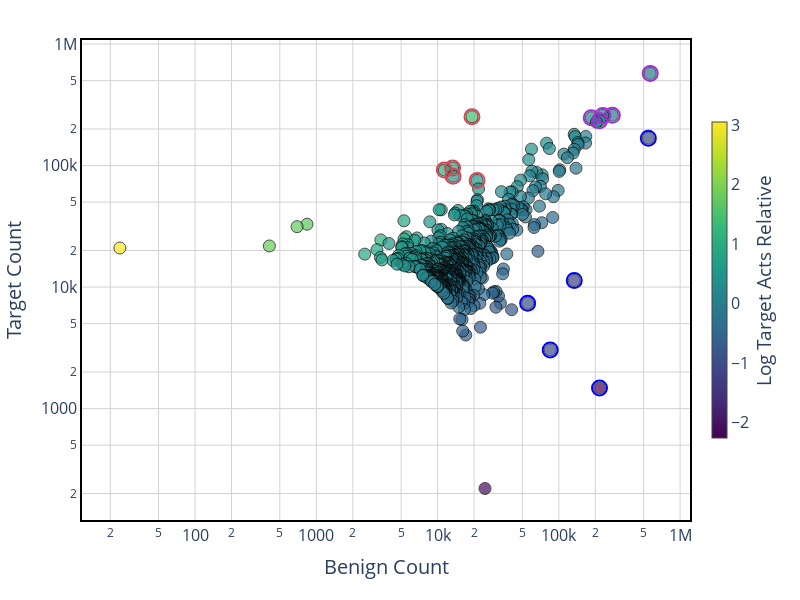

The code cell stored with this chart in its notebook:
### Markdown cell above
## 6. Analysis and Visualization
We visualize the features to see which ones were identified as salient. We also inspect the top features using Neuronpedia to understand what concepts they represent.

### Code cell
# Visualize features for one of the layers
layer_to_plot = CONFIG["layer_to_plot"]

cached_features = load_cached_features(layer_to_plot, data_config, model_name=MODEL_CARD)
layer_features = LayerFeatures(cached_features)

print(f"Loaded {len(layer_features.features)} features for layer {layer_to_plot}")

plot_features_scatter(
    layer_features=layer_features,
    k_features=5,
    top_percentile=0.05
)

### Figure 1 — Plotly figure (JSON) as saved in the notebook; plotly's stock layout.template omitted (floating-point values rounded to 4 significant figures; data arrays with more than 128 entries replaced by an {"elided": "..."} marker saying what was removed)
{"data": [{"hovertemplate": "%{hovertext}<extra></extra>", "hovertext": {"elided": "798 str values"}, "marker": {"color": {"elided": "798 float values"}, "colorbar": {"len": 0.7, "thickness": 15, "title": {"side": "right", "text": "Log Target Acts Relative"}, "x": 1.02, "xanchor": "left", "y": 0.5, "yanchor": "middle"}, "colorscale": [[0, "#440154"], [0.1111, "#482878"], [0.2222, "#3e4989"], [0.3333, "#31688e"], [0.4444, "#26828e"], [0.5556, "#1f9e89"], [0.6667, "#35b779"], [0.7778, "#6ece58"], [0.8889, "#b5de2b"], [1, "#fde725"]], "line": {"color": "black", "width": 1}, "opacity": 0.7, "size": 12}, "mode": "markers", "name": "Features", "textposition": "top center", "type": "scatter", "x": {"elided": "798 int values"}, "y": {"elided": "798 int values"}}, {"hovertemplate": "%{hovertext}<extra></extra>", "hovertext": ["TOP TARGET Feature 6520<br>Benign: 19213.0<br>Target: 252292.0<br>Relative: 28.5939", "TOP TARGET Feature 2443<br>Benign: 13287.0<br>Target: 95344.0<br>Relative: 8.9445", "TOP TARGET Feature 3347<br>Benign: 11369.0<br>Target: 91859.0<br>Relative: 11.1597", "TOP TARGET Feature 3870<br>Benign: 21173.0<br>Target: 75431.0<br>Relative: 3.7609", "TOP TARGET Feature 13314<br>Benign: 13431.0<br>Target: 81668.0<br>Relative: 4.0036"], "marker": {"color": "#CF4A57", "line": {"color": "#CF4A57", "width": 2}, "opacity": 1, "size": 15, "symbol": "circle-open"}, "mode": "markers", "name": "Top Target Features", "showlegend": false, "type": "scatter", "x": [19213, 13287, 11369, 21173, 13431], "y": [252292, 95344, 91859, 75431, 81668]}, {"hovertemplate": "%{hovertext}<extra></extra>", "hovertext": ["TOP BENIGN Feature 12405<br>Benign: 547083.0<br>Target: 168037.0<br>Relative: 0.1130", "TOP BENIGN Feature 8296<br>Benign: 216431.0<br>Target: 1477.0<br>Relative: 0.0055", "TOP BENIGN Feature 2211<br>Benign: 134003.0<br>Target: 11338.0<br>Relative: 0.0643", "TOP BENIGN Feature 12091<br>Benign: 84905.0<br>Target: 3037.0<br>Relative: 0.0984", "TOP BENIGN Feature 11316<br>Benign: 55322.0<br>Target: 7364.0<br>Relative: 0.1244"], "marker": {"color": "blue", "line": {"color": "blue", "width": 2}, "opacity": 1, "size": 15, "symbol": "circle-open"}, "mode": "markers", "name": "Top Benign Features", "showlegend": false, "type": "scatter", "x": [547083, 216431, 134003, 84905, 55322], "y": [168037, 1477, 11338, 3037, 7364]}, {"hovertemplate": "%{hovertext}<extra></extra>", "hovertext": ["TOP SHARED Feature 3986<br>Benign: 567028.0<br>Target: 573681.0<br>Relative: 0.9533", "TOP SHARED Feature 3031<br>Benign: 276187.0<br>Target: 259283.0<br>Relative: 0.9199", "TOP SHARED Feature 4392<br>Benign: 230341.0<br>Target: 258442.0<br>Relative: 1.1061", "TOP SHARED Feature 1740<br>Benign: 216901.0<br>Target: 233657.0<br>Relative: 1.1501", "TOP SHARED Feature 2575<br>Benign: 184831.0<br>Target: 247730.0<br>Relative: 1.3381"], "marker": {"color": "#9932CC", "line": {"color": "#9932CC", "width": 2}, "opacity": 1, "size": 15, "symbol": "circle-open"}, "mode": "markers", "name": "Top Shared Features", "showlegend": false, "type": "scatter", "x": [567028, 276187, 230341, 216901, 184831], "y": [573681, 259283, 258442, 233657, 247730]}], "layout": {"font": {"size": 16}, "height": 600, "margin": {"b": 80, "l": 80, "r": 20, "t": 40}, "showlegend": false, "title": {}, "width": 800, "xaxis": {"gridcolor": "lightgray", "gridwidth": 1, "linecolor": "black", "linewidth": 2, "mirror": true, "showline": true, "showticklabels": true, "tickfont": {"size": 16}, "title": {"font": {"size": 20}, "text": "Benign Count"}, "type": "log"}, "yaxis": {"gridcolor": "lightgray", "gridwidth": 1, "linecolor": "black", "linewidth": 2, "mirror": true, "showline": true, "showticklabels": true, "tickfont": {"size": 16}, "title": {"font": {"size": 20}, "text": "Target Count"}, "type": "log"}}}
